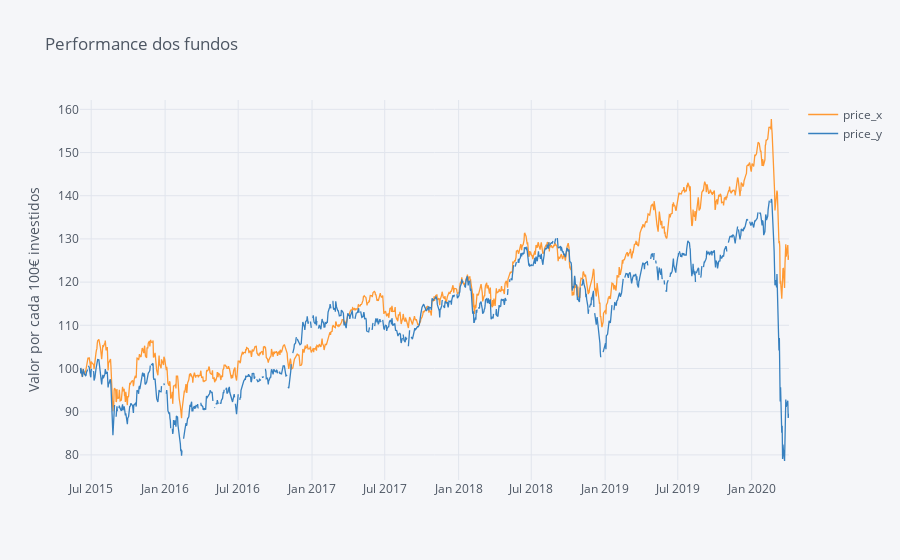

The notebook cell this image was saved under:
### Code cell
round(fundos_norm, 2).iplot(kind='scatter',yTitle='Valor por cada 100€ investidos', title='Performance dos fundos')

### Figure 1 — Plotly figure (JSON) as saved in the notebook; plotly's stock layout.template omitted (floating-point values rounded to 4 significant figures; data arrays with more than 128 entries replaced by an {"elided": "..."} marker saying what was removed)
{"data": [{"line": {"color": "rgba(255, 153, 51, 1.0)", "dash": "solid", "shape": "linear", "width": 1.3}, "mode": "lines", "name": "price_x", "text": "", "type": "scatter", "x": {"elided": "1255 str values"}, "y": {"elided": "1255 float values"}}, {"line": {"color": "rgba(55, 128, 191, 1.0)", "dash": "solid", "shape": "linear", "width": 1.3}, "mode": "lines", "name": "price_y", "text": "", "type": "scatter", "x": {"elided": "1255 str values"}, "y": {"elided": "1255 mixed values"}}], "layout": {"autosize": true, "legend": {"bgcolor": "#F5F6F9", "font": {"color": "#4D5663"}}, "paper_bgcolor": "#F5F6F9", "plot_bgcolor": "#F5F6F9", "title": {"font": {"color": "#4D5663"}, "text": "Performance dos fundos"}, "xaxis": {"autorange": true, "gridcolor": "#E1E5ED", "range": ["2015-06-03", "2020-04-03"], "showgrid": true, "tickfont": {"color": "#4D5663"}, "title": {"font": {"color": "#4D5663"}, "text": ""}, "type": "date", "zerolinecolor": "#E1E5ED"}, "yaxis": {"autorange": true, "gridcolor": "#E1E5ED", "range": [74.19, 162.2], "showgrid": true, "tickfont": {"color": "#4D5663"}, "title": {"font": {"color": "#4D5663"}, "text": "Valor por cada 100€ investidos"}, "type": "linear", "zerolinecolor": "#E1E5ED"}}}
